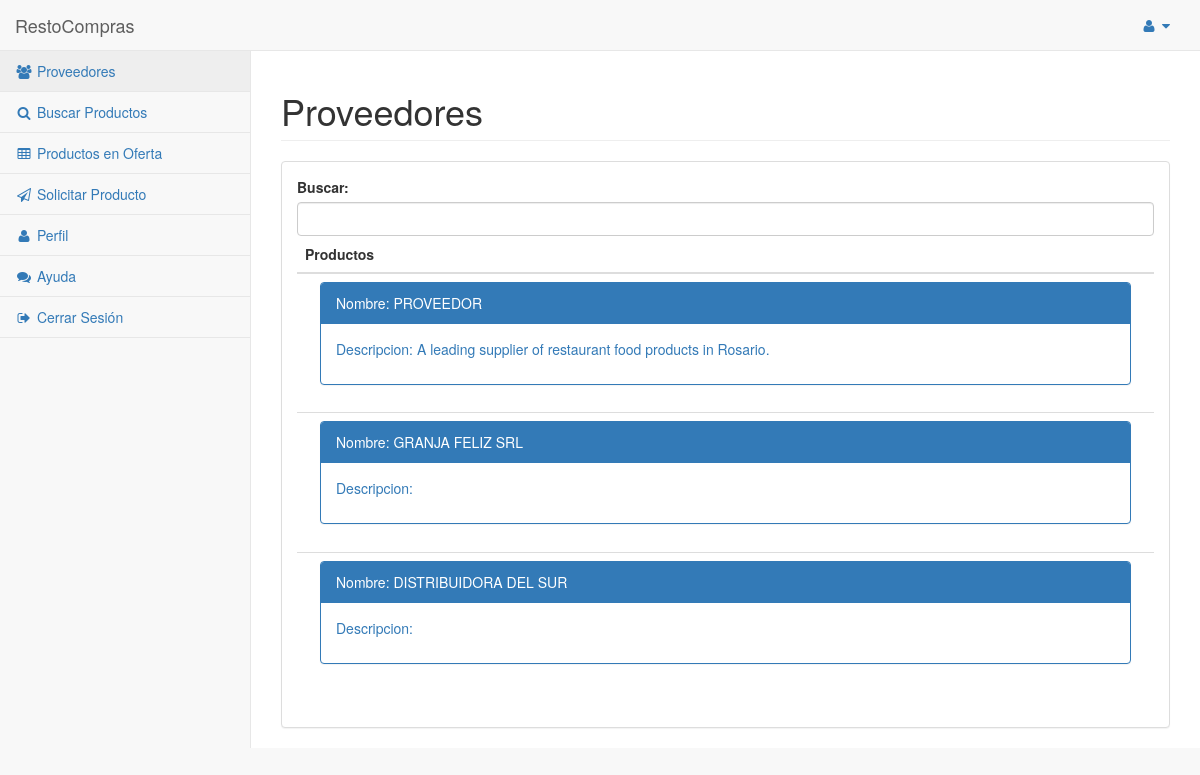
Screenshot of /home.php?pagina=proveedores (signed in) with the database file from the repository.
### tables this page shows
CREATE TABLE IF NOT EXISTS users (
        user_id INT PRIMARY KEY AUTO_INCREMENT,
        user_loginname VARCHAR(255) NOT NULL UNIQUE,
        user_location VARCHAR(255) DEFAULT 'Rosario, Argentina',
        user_telephone1 VARCHAR(20),
        user_telephone2 VARCHAR(20),
        user_cellphone1 VARCHAR(20),
        user_cellphone2 VARCHAR(20),
        user_contactemail VARCHAR(255) NOT NULL UNIQUE,
        user_website VARCHAR(255),
        user_name VARCHAR(255) NOT NULL,
        user_description TEXT,
        user_photo VARCHAR(255),
        user_type BOOLEAN NOT NULL,   
        user_count INT DEFAULT 0,
        user_password VARCHAR(255) NOT NULL
    );

### src/system/pages/clients/proveedores.php (the view, shortened to what this page needs)
<!DOCTYPE html>
<html lang="en">
<body>
    <div id="wrapper">
        <div id="page-wrapper">
            <div class="row">
                <div class="col-lg-12">
                    <h1 class="page-header hidden-xs hidden-sm">Proveedores</h1>
                </div>
            </div>
            <div class="row">
                <div class="col-lg-12">
                    <div class="panel panel-default">
                        <div class="panel-body">
                            <div class="input-field" id="input-container-3">
                                <label class="control-label" for="navbar-search">Buscar:</label>
                                <input id="navbar-search" class="form-control" type="text">
                            </div>
                            <table class="table" id="mobile">
                                    <thead>
                                        <tr>
                                            <th>Productos</th>
                                        </tr>
                                    </thead>
                                    <tbody>
                                        <?php
                                    		$dbconnection = mysqli_connect($db_server, $db_user, $db_password, $db_name);
                                    		$sentence = "SELECT * FROM users WHERE user_type = 0";
                                    		$result = mysqli_query($dbconnection, $sentence);
                                    		$rows = mysqli_num_rows($result);
                                    		if($rows > 0)
                                    		{
                                    			while($row = mysqli_fetch_assoc($result))
                                    			{
                                    				$nameok = strtoupper($row['user_name']);
                                    				$description = $row['user_description'];
                                    				$idok = $row['user_id'];
                                    				echo "
                                                        <tr>
                                                        <td>
                                                        <a href=\"home.php?pagina=perfil&id=$idok\">
                                                            <div class=\"col-lg-12\">
                                                                <div class=\"panel panel-primary\">
                                                                    <div class=\"panel-heading\">
                                                                        Nombre: $nameok
                                                                    </div>
                                                                    <div class=\"panel-body\">
                                                                        <p>Descripcion: $description</p>
                                                                    </div>
                                                                </div>
                                                            </div>
                                                        </a>
                                                        </td>
                                                        <tr>";
                                    			}
                                    		}
                                    		else
                                    		{
                                    			echo "<div class='error'>Actualmente no hay proveedores</div>";
                                    		}
                                    	?>
                                        </table>
                        </div>
                    </div>
                </div>
            </div>
    </div>
</body>
</html>

### rows the page displays
users: user_name "PROVEEDOR", user_description "A leading supplier of restaurant food products in Rosario."
users: user_name "GRANJA FELIZ SRL"
users: user_name "DISTRIBUIDORA DEL SUR"
